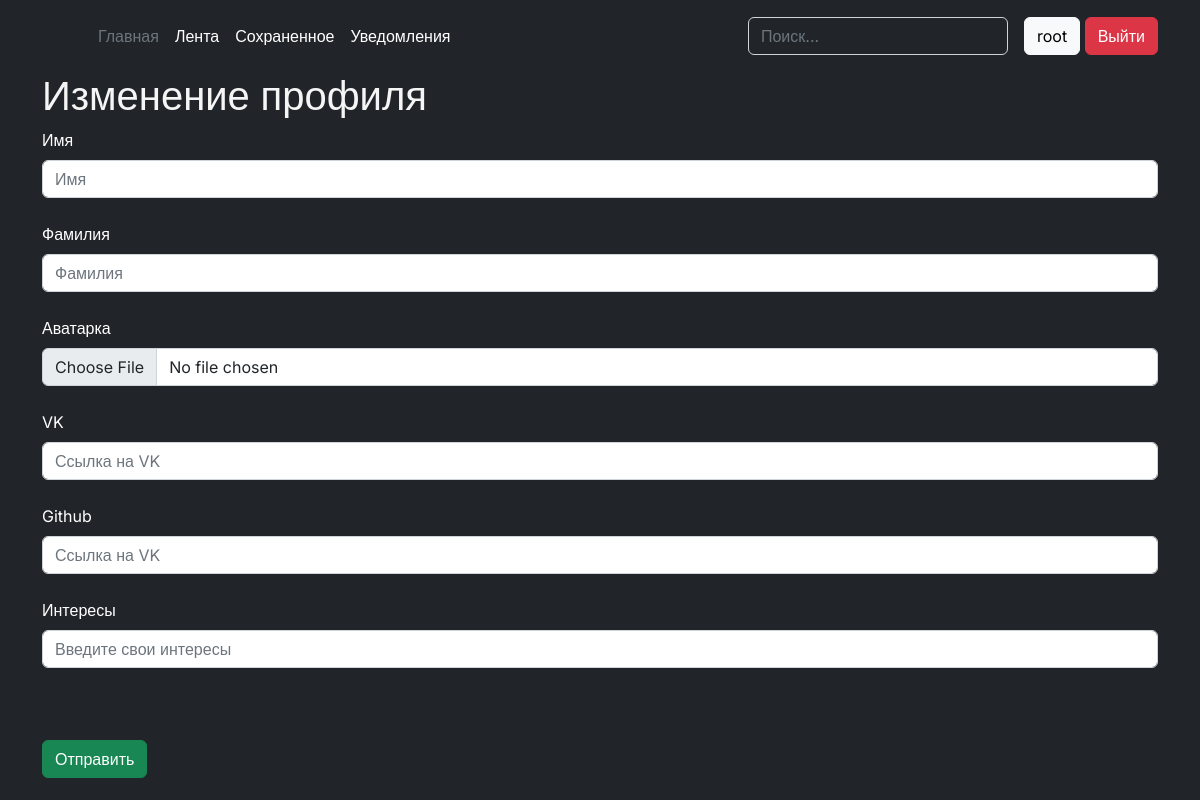
The app's page /profile/profile_edit/ (signed in), older data.
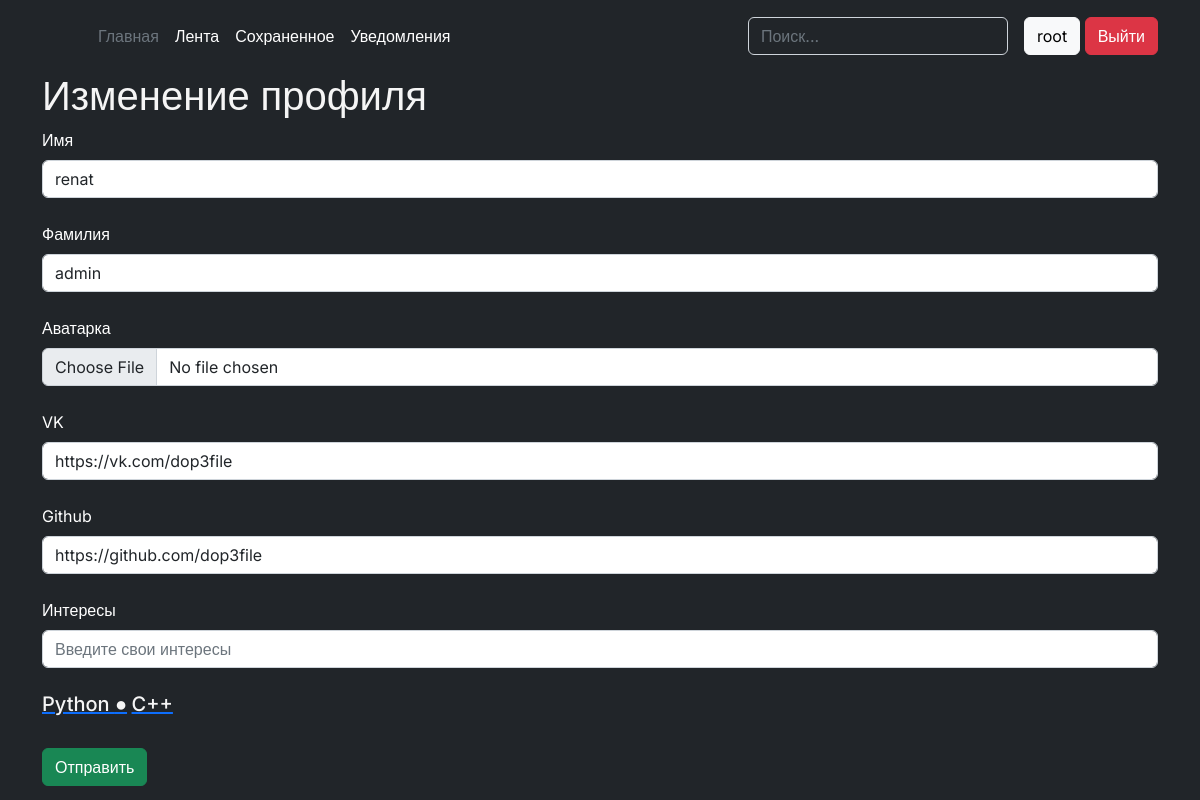
The same page, newer data.
### core/models.py (models this page shows)
class Profile(models.Model):
    user = models.OneToOneField(User, on_delete=models.CASCADE)
    first_name = models.CharField(max_length=30, blank=True, null=True)
    surname = models.CharField(max_length=30, blank=True, null=True)
    avatar = models.ImageField(upload_to=validate_profile_avatar, null=True, blank=True)
    vk_social_link = models.CharField(max_length=150, null=True, blank=True, validators=[validate_vk_link])
    github_social_link = models.CharField(max_length=150, null=True, blank=True, validators=[validate_github_link])
    subscribers = models.ManyToManyField(User, related_name='subscribers')

class Interest(models.Model):
    title = models.CharField(max_length=25, null=True, blank=True)
    user = models.ForeignKey(Profile, on_delete=models.CASCADE)

### core/views.py (the view)
# urls.py: path('profile/profile_edit/', core_views.edit_user_profile, name='edit_profile'),
@login_required
def edit_user_profile(request):
    context = {}
    context['profile'] = get_object_or_404(Profile, user=request.user)
    context['interests'] = Interest.objects.filter(user=context['profile']).all()
    if request.method == "POST":
        try:
            edit_user_profile_controller(request, context)
        except ValueError:
            messages.error(request, 'Попробуйте ещё раз')
        return redirect('profile', username=request.user.username)
    form = EditProfileForm
    if Profile.objects.filter(user=request.user).first():
        profile = Profile.objects.get(user=request.user)
        context['profile'] = Profile.objects.filter(user=request.user).first()
        form = EditProfileForm(initial={
                                'first_name': profile.first_name,
                                'surname': profile.surname,
                                'vk_social_link': profile.vk_social_link,
                                'github_social_link': profile.github_social_link
                                })
    context['form'] = form
    return render(request, 'edit_profile.html', context=context)

### templates/edit_profile.html (shortened to what this page needs)
{% extends 'base.html' %}
{% block content %}
<div class="container">
    <h1>Изменение профиля</h1>
    <form method="POST" enctype="multipart/form-data">
        {% for field in form %}
            <label for="exampleFormControlInput1" class="form-label white-text">{{ field.label }}</label>
            {{ field }}
            <br>
        {% endfor %}
        {% for interest in interests %}
        <div class="d-inline-block">
            <a href="{% url 'delete_interest' interest_id=interest.id %}"><h5>{{ interest.title }} {% if interest != interests.last %}●{% endif %}</h5></a>
        </div>
        {% endfor %}
        <br>
        <br>
        <button class="btn btn-success">Отправить</button>
    </form>
</div>
{% endblock %}

Row changes from the older to the newer data that the page shows:
now on this page (row edited): Profile: form "renat" "admin" "https://vk.com/dop3file" "https://github.com/dop3file"
added Interest: title "Python"
added Interest: title "C++"
